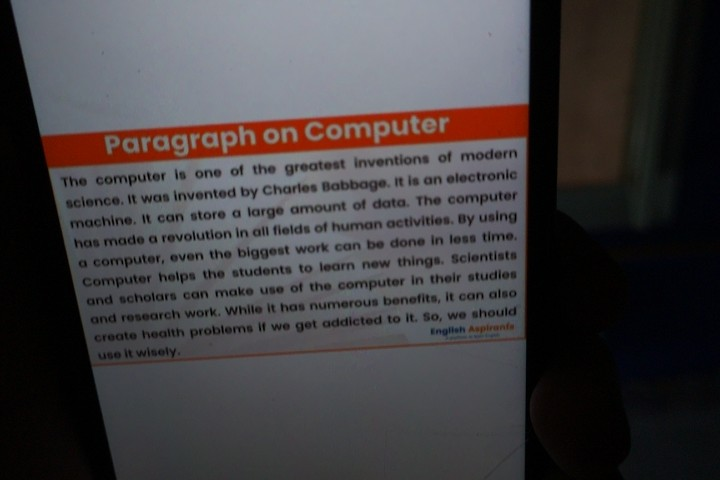
#> input picture Mazen's/captured_image.jpg, 720 x 480 px
$ python -i OCR_Handler.py   (imports and definitions only)
#> lines starting #> are read from the running program, lines starting #| are printed output that depends on the picture; after the words box and inside, x2 and y2 are one past the last pixel; in counts of white or black regions, pixels touching at a corner belong together
### utils/logging.py
import logging
import os
import sys
from datetime import datetime
from pathlib import Path
from typing import Optional, Dict, Any
import threading

class Logger:
    """Enhanced application logger with performance monitoring and structured logging"""

    _instance = None
    _lock = threading.Lock()

    def __new__(cls):
        if cls._instance is None:
            with cls._lock:
                if cls._instance is None:
                    cls._instance = super(Logger, cls).__new__(cls)
                    cls._instance._initialize()
        return cls._instance

    def _initialize(self):
        """Initialize logger with enhanced features"""
        self.logger = logging.getLogger('AR_Assistant')
        self.logger.setLevel(logging.INFO)

        # Performance tracking
        self._performance_data: Dict[str, Any] = {}
        self._timing_lock = threading.Lock()

        # Create logs directory
        self.log_dir = Path("logs")
        self.log_dir.mkdir(exist_ok=True)

        # Enhanced file handler with rotation
        self._setup_file_handler()
        self._setup_console_handler()

        # Custom formatter with structured data
        self._setup_formatter()

    def _setup_file_handler(self):
        """Setup file handler with rotation"""
        from logging.handlers import RotatingFileHandler

        log_file = self.log_dir / f"app_{datetime.now().strftime('%Y%m%d')}.log"
        self.file_handler = RotatingFileHandler(
            log_file,
            maxBytes=10*1024*1024,  # 10MB
            backupCount=5
        )
        self.file_handler.setLevel(logging.DEBUG)
        self.logger.addHandler(self.file_handler)

    def _setup_console_handler(self):
        """Setup enhanced console handler"""
        self.console_handler = logging.StreamHandler(sys.stdout)
        self.console_handler.setLevel(logging.INFO)
        self.logger.addHandler(self.console_handler)

    def _setup_formatter(self):
        """Setup enhanced formatter"""
        formatter = logging.Formatter(
            '%(asctime)s | %(levelname)-8s | %(name)s | %(funcName)s:%(lineno)d | %(message)s',
            datefmt='%Y-%m-%d %H:%M:%S'
        )
        self.file_handler.setFormatter(formatter)
        self.console_handler.setFormatter(formatter)

    def info(self, message: str, **kwargs):
        """Enhanced info logging with structured data"""
        structured_msg = self._format_message(message, kwargs)
        self.logger.info(structured_msg)

    # [9 lines left out: functions error, warning, not called in this run]

    def debug(self, message: str, **kwargs):
        """Enhanced debug logging with structured data"""
        structured_msg = self._format_message(message, kwargs)
        self.logger.debug(structured_msg)

    # [4 lines left out: function critical, not called in this run]

    def _format_message(self, message: str, kwargs: Dict[str, Any]) -> str:
        """Format message with structured data"""
        if kwargs:
            extras = " | ".join([f"{k}={v}" for k, v in kwargs.items()])
            return f"{message} | {extras}"
        return message

    # [39 lines left out: functions log_performance, get_performance_summary, not called in this run]

    def log_camera_event(self, event: str, **details):
        """Specialized camera event logging"""
        self.info(f"Camera: {event}", **details)

    # [5 lines left out: function log_error_with_traceback, not called in this run]

### LLM_Manager/LLM_Handlers/OCR_Handler.py
import os
import cv2
import numpy as np
import pytesseract
from utils.logging import Logger

class OCR_Handler:
    """
    Handler class for Optical Character Recognition operations.
    Works independently of other handlers, communicating only through LLM_Manager.
    """

    def __init__(self):
        """Initialize the OCR_Handler."""
        self.logger = Logger()
        self.logger.info("Initializing OCR_Handler")

        # Configure Tesseract path if needed (especially for Windows)
        if os.name == 'nt':  # Windows
            pytesseract.pytesseract.tesseract_cmd = r'C:\Program Files\Tesseract-OCR\tesseract.exe'

        # Language mappings for Tesseract
        self.tesseract_languages = {
            "en": "eng",
            "ar": "ara",
            "fr": "fra"
        }

        # Advanced OCR configurations
        self.ocr_configs = {
            "default": r"--oem 3 --psm 11",
            "document": r"--oem 3 --psm 1",
            "table": r"--oem 3 --psm 6",
            "single_line": r"--oem 3 --psm 7"
        }

        # Processing parameters
        self.preprocessing_level = "medium"  # Can be "low", "medium", "high"

    def recognize_text(self, image_path, lang="eng", save_processed=True, mode="default"):
        """
        Recognize text in an image using Tesseract OCR with advanced preprocessing.

        Args:
            image_path (str): Path to the image file
            lang (str): The language code for OCR
            save_processed (bool): Whether to save the processed image
            mode (str): OCR mode (default, document, etc.)

        Returns:
            str: Recognized text or empty string if failed
        """
#> called with image_path = "../../Mazen's/captured_image.jpg", lang = 'eng', save_processed = True, mode = 'default'
        try:
            # Load and preprocess image
            img = cv2.imread(image_path)
#> img is the input picture: shape (480, 720, 3); mean B, G, R 65.5, 63.3, 66.4
            if img is None:
                self.logger.error(f"Failed to open image file: {image_path}")
                return ""

            # Process image based on preprocessing level
            processed = self._preprocess_image(img)

            # Save processed image if requested
            if save_processed:
                processed_path = os.path.splitext(image_path)[0] + "_processed.jpg"
                cv2.imwrite(processed_path, processed)
                self.logger.debug(f"Saved preprocessed image to: {processed_path}")

            # Get OCR config
            custom_config = self.ocr_configs.get(mode, self.ocr_configs["default"])

            # Perform OCR
            raw_text = pytesseract.image_to_string(processed, lang=lang, config=custom_config)
            text = raw_text.strip()

            if not text:
                self.logger.warning("No text found in the image")

            return text

        except Exception as e:
            self.logger.error(f"OCR Error: {e}")
            return ""

    def _preprocess_image(self, img):
        """
        Preprocess image for better OCR results.

        Args:
            img: OpenCV image object

        Returns:
            Processed OpenCV image
        """
        # Convert to grayscale
        gray = cv2.cvtColor(img, cv2.COLOR_BGR2GRAY)
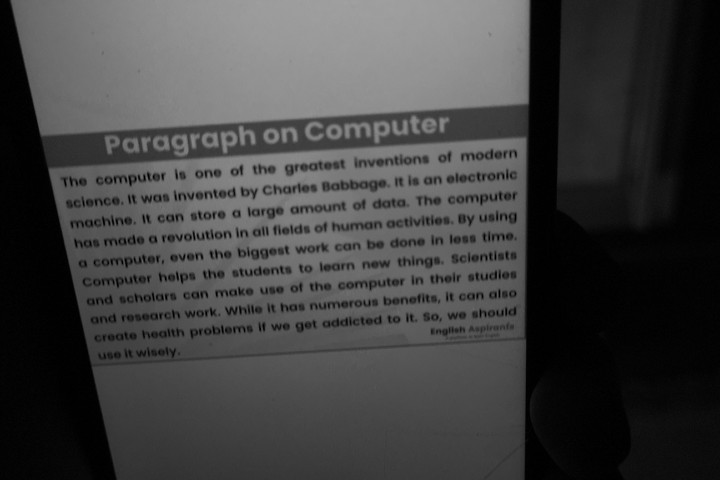
#> gray: shape (480, 720); min 0, max 161, mean 64.5

        if self.preprocessing_level == "low":
            # Minimal processing
            return gray

        # Medium processing (default)
        denoised = cv2.fastNlMeansDenoising(gray, h=10)
        _, thresh = cv2.threshold(denoised, 150, 255, cv2.THRESH_BINARY + cv2.THRESH_OTSU)
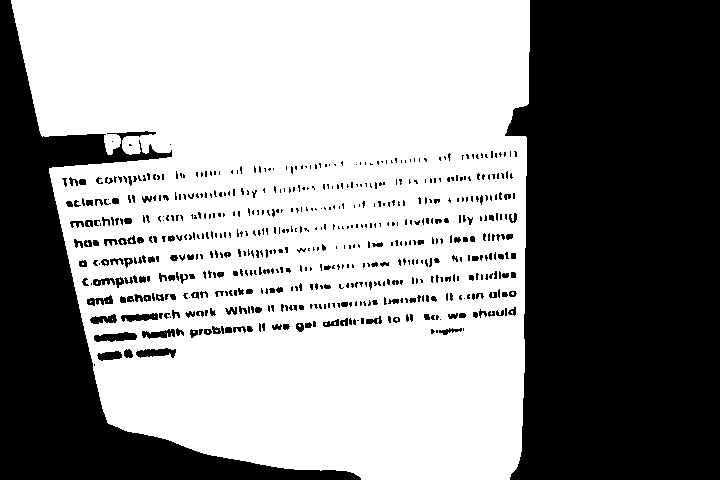
#> thresh: shape (480, 720); 58.3% white; 593 black regions (445 under 20 px), largest, box (x1, y1, x2, y2) and area: (505, 0, 720, 480) 93820, (0, 0, 361, 480) 39420, (94, 332, 137, 342) 298

        if self.preprocessing_level == "medium":
            return thresh

        # High processing - additional steps for challenging images
        if self.preprocessing_level == "high":
            processed = cv2.dilate(thresh, np.ones((1, 1), np.uint8), iterations=1)
            processed = cv2.erode(processed, np.ones((1, 1), np.uint8), iterations=1)

            # Edge enhancement
            edges = cv2.Canny(processed, 50, 150)
            processed = cv2.addWeighted(processed, 0.8, edges, 0.2, 0)

            return processed

        # Default fallback
        return thresh

    # [43 lines left out: functions set_preprocessing_level, get_text_from_image, get_tesseract_language, not called in this run]

#> (the run stopped early here; a loop or call above may not have finished)
